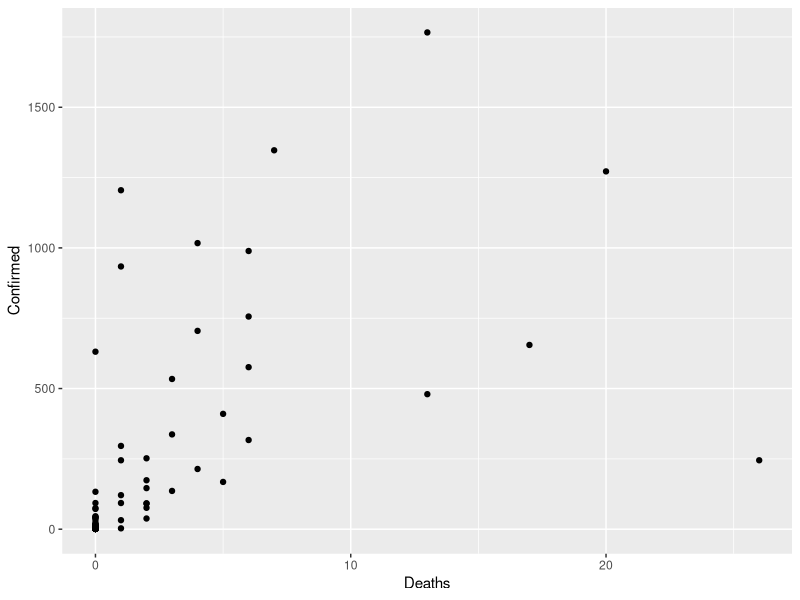
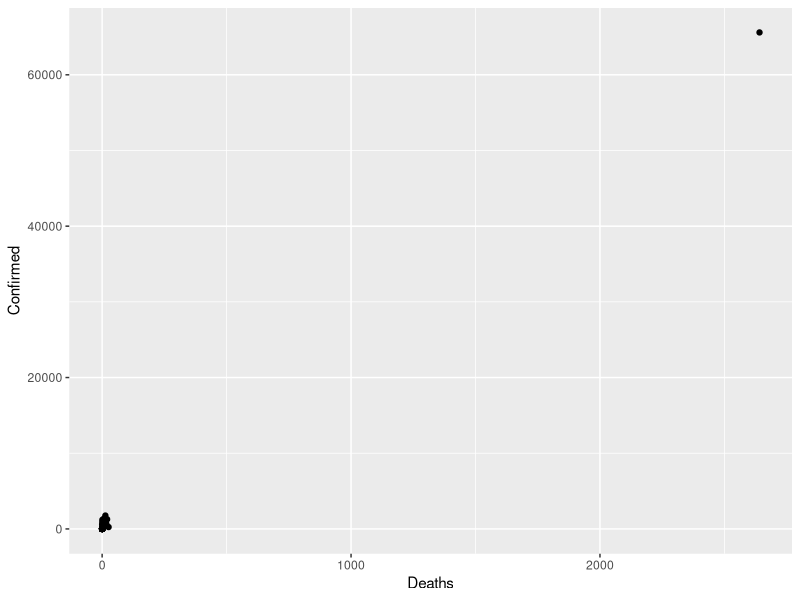

These figures' R source, in order:

# This clears the work environment
rm(list = ls())

# This loads the dplyr library
library(dplyr)

# This loads the ggplot2 library
library("ggplot2")

# This loads the data as a dataframe, strings are not interpreted as factors
corona_virus_data <- read.csv("../data/2-27 dataset/02-27-2020.csv",
                              stringsAsFactors = FALSE)

# This is a copy of the dataframe, excluding the first row
coronva_virus_data_mod <- corona_virus_data[2:105,]

# This creates a plot of the number of deaths vs the number of confirmed cases, including Hubei, the epicenter of the disease
chart_including_hubei <- ggplot(corona_virus_data, aes(Deaths, Confirmed)) + 
  geom_point()

# This creates a plot of the number of deaths vs the number of confirmed cases, excluding Hubei, the epicenter of the disease
# The purpose of exlcuding Hubei is because the toll is so much more extreme than any other Province/City & Country that it 
# makes the data very difficult to read
chart_excluding_hubei <- ggplot(coronva_virus_data_mod, aes(Deaths, Confirmed)) + 
  geom_point()

